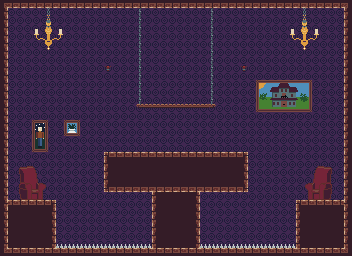

This is a level from a 2D game, rendered from its Tiled map with the project's own tilesets. A one-line summary and the map file follow, with tile-layer data summarised:
An orthogonal 44x32 tile map with 8x8 px tiles, 4 tile layers (background, background objects, foreground, platforms), 1 hidden layer not drawn and 6 objects (2x book, 2x power, bookshelf, spawnpoint).

<map version="1.5" tiledversion="1.7.2" orientation="orthogonal" renderorder="right-down" width="44" height="32" tilewidth="8" tileheight="8" infinite="0" nextlayerid="8" nextobjectid="10">
 <tileset firstgid="1" source="tileset_1.tsx" />
 <layer id="2" name="background" width="44" height="32">
  <data>[1408 cells, 1408 non-empty, 16 distinct tile ids]</data>
 </layer>
 <layer id="3" name="background objects" width="44" height="32">
  <data>[1408 cells, 110 non-empty, 85 distinct tile ids]</data>
 </layer>
 <layer id="1" name="foreground" width="44" height="32">
  <data>[1408 cells, 396 non-empty, 37 distinct tile ids]</data>
 </layer>
 <layer id="7" name="colliders" width="44" height="32" visible="0">
  <data>[1408 cells, 195 non-empty, 3 distinct tile ids]</data>
 </layer>
 <objectgroup id="5" name="objects">
  <object id="1" name="bookshelf" type="bookshelf" x="160" y="56" width="32" height="48">
   <properties>
    <property name="n_books" type="int" value="1" />
   </properties>
  </object>
  <object id="3" name="player_spawn" type="spawnpoint" x="114.667" y="136.333" width="8" height="12" />
  <object id="6" name="book" type="book" x="40" y="56">
   <point />
  </object>
  <object id="7" name="book" type="book" x="40" y="104">
   <point />
  </object>
  <object id="8" type="power" x="144" y="128" width="8" height="8">
   <properties>
    <property name="power_type" value="orb" />
   </properties>
  </object>
  <object id="9" type="power" x="200" y="128" width="8" height="8">
   <properties>
    <property name="power_type" value="dash" />
   </properties>
  </object>
 </objectgroup>
 <layer id="4" name="platforms" width="44" height="32">
  <data>[1408 cells, 34 non-empty, 4 distinct tile ids]</data>
 </layer>
</map>